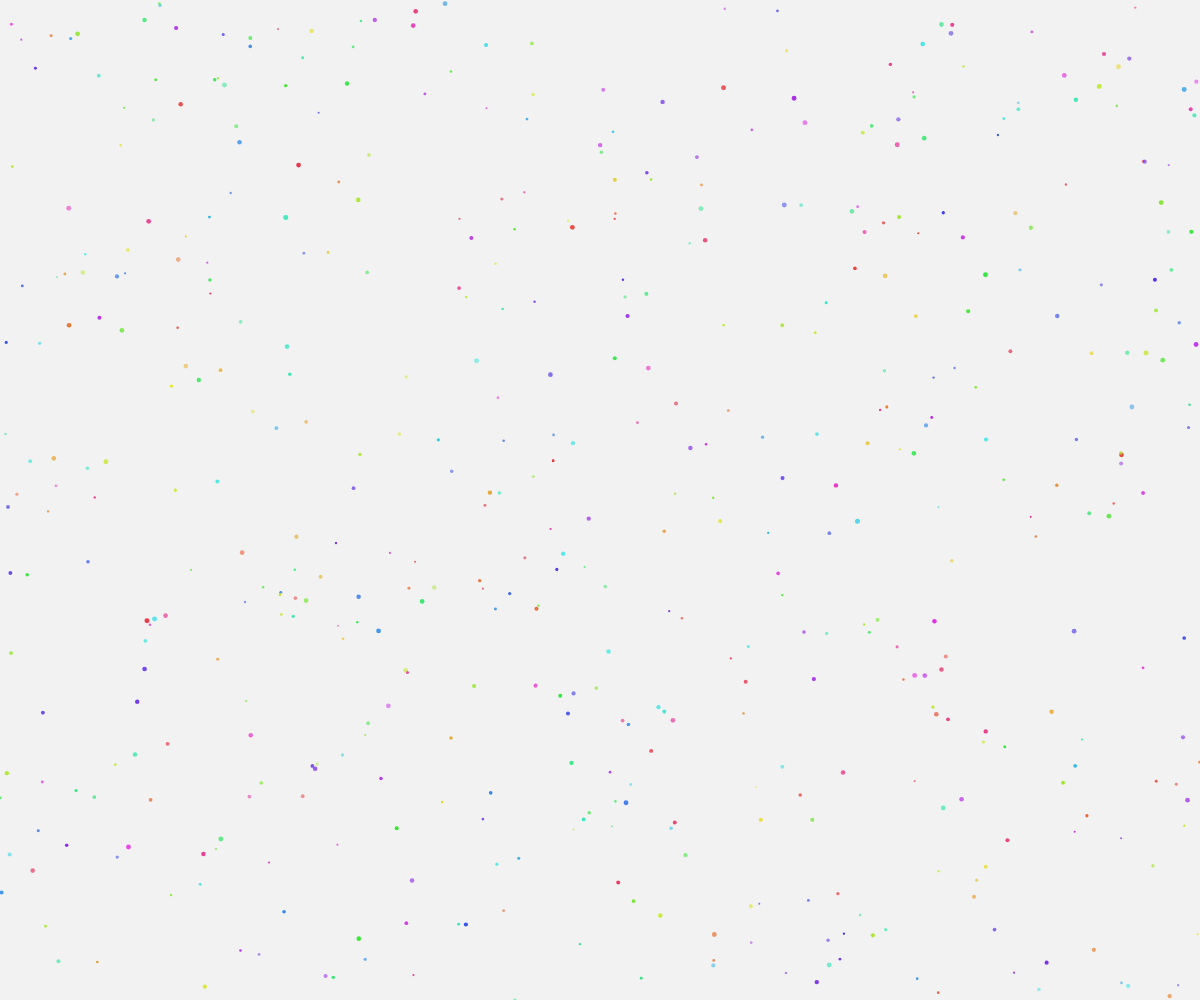
Frame 1 (no input)
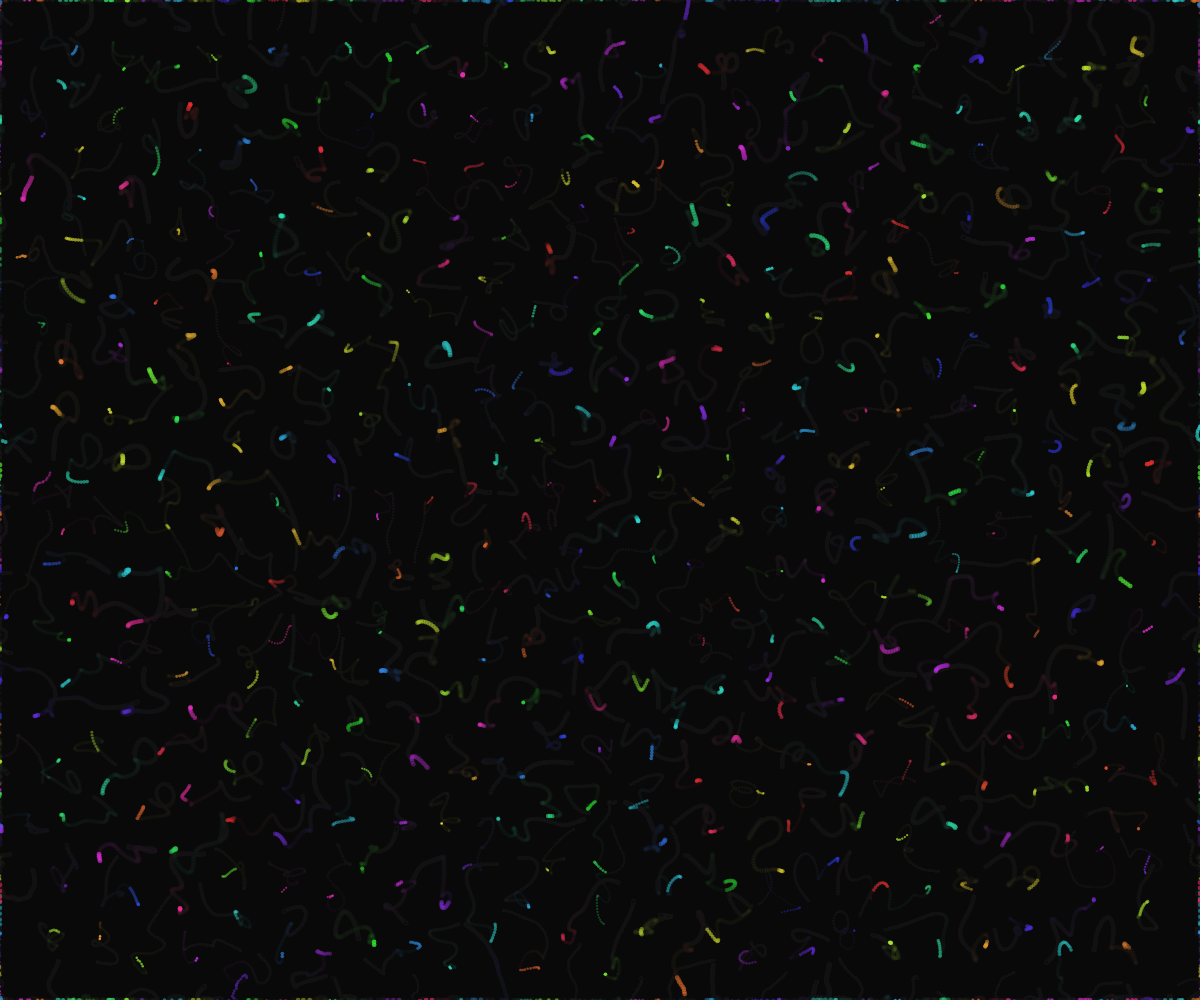
Frame 60 (no input)
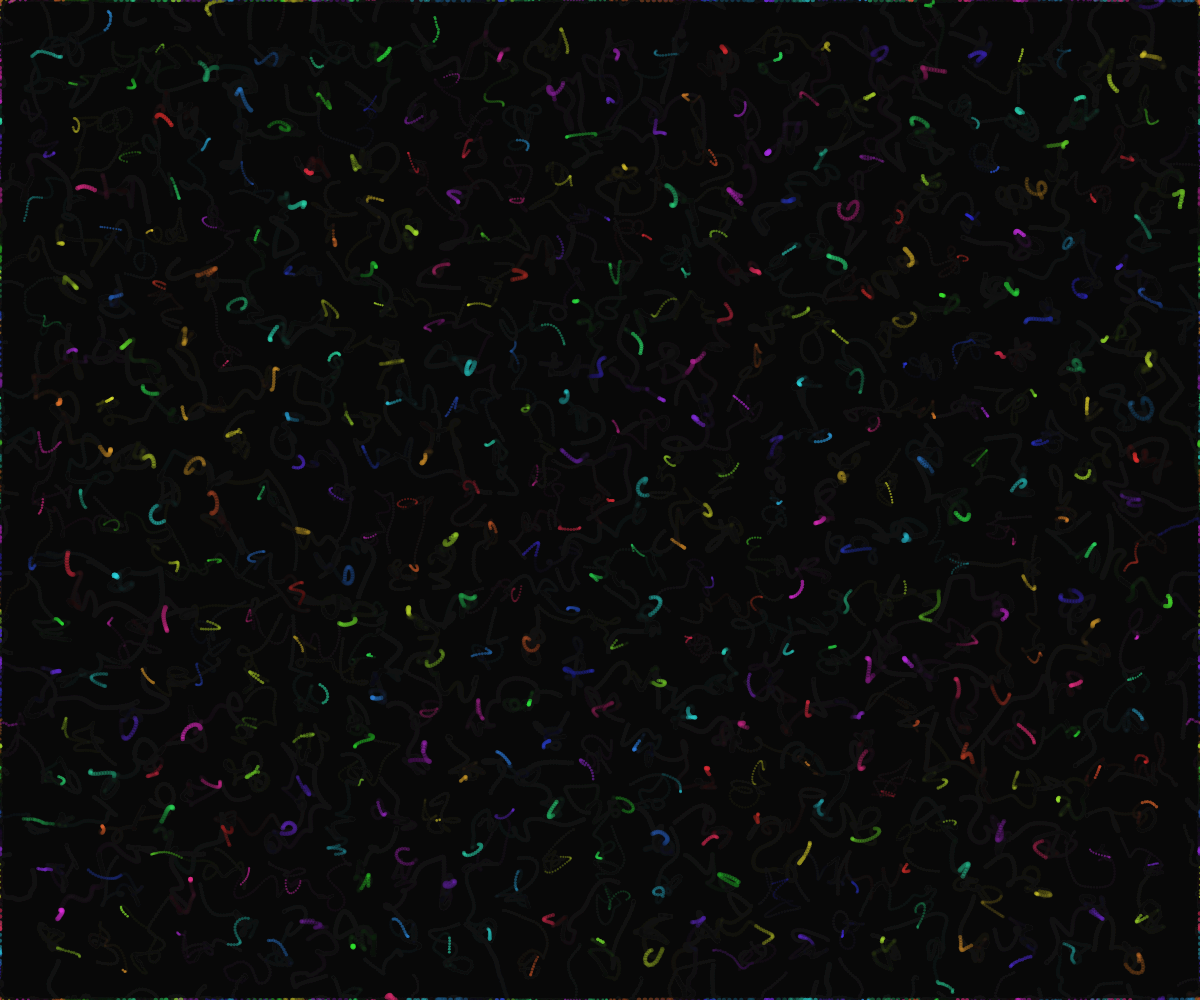
Frame 120 (the mouse pressed at the canvas centre since frame 60)

The p5.js sketch that drew these frames (run headless with seeded random() and noise() and a simulated clock; from frame 60 on, the mouse is pressed at the canvas centre):

// p5.js sketch
// ── sketch.js
let particles = [];
const numParticles = 500;
const repelRadius = 80;
const repelForce = 2;
let fadeSpeed = 0.95;

function setup() {
  createCanvas(windowWidth, windowHeight);
  colorMode(HSB, 360, 100, 100, 1);
  noStroke();

  // Initialize particles with random positions and velocities
  for (let i = 0; i < numParticles; i++) {
    particles.push({
      x: random(width),
      y: random(height),
      vx: random(-1, 1),
      vy: random(-1, 1),
      hue: random(360),
      size: random(2, 5),
      alpha: random(0.5, 1)
    });
  }
}

function draw() {
  // Semi-transparent background for trail effect
  fill(0, 0, 0, 0.05);
  rect(0, 0, width, height);

  // Update and display particles
  for (let i = 0; i < particles.length; i++) {
    let p = particles[i];

    // Apply velocity to position
    p.x += p.vx;
    p.y += p.vy;

    // Boundary checks: wrap around screen edges
    if (p.x > width) p.x = 0;
    else if (p.x < 0) p.x = width;
    if (p.y > height) p.y = 0;
    else if (p.y < 0) p.y = height;

    // Apply repulsion force from nearby particles
    for (let j = 0; j < particles.length; j++) {
      if (i === j) continue;
      let other = particles[j];
      let d = dist(p.x, p.y, other.x, other.y);
      if (d < repelRadius) {
        let force = map(d, 0, repelRadius, repelForce, 0);
        let angle = atan2(p.y - other.y, p.x - other.x);
        p.vx += cos(angle) * force;
        p.vy += sin(angle) * force;
      }
    }

    // Limit velocity to avoid excessive speed
    let speed = dist(0, 0, p.vx, p.vy);
    if (speed > 3) {
      p.vx = (p.vx / speed) * 3;
      p.vy = (p.vy / speed) * 3;
    }

    // Draw particle with fading trail
    fill(p.hue, 80, 90, p.alpha);
    ellipse(p.x, p.y, p.size);

    // Slowly decrease alpha for trail effect
    p.alpha *= fadeSpeed;
    if (p.alpha < 0.05) {
      p.alpha = random(0.5, 1); // Reset alpha occasionally
    }
  }
}

function windowResized() {
  resizeCanvas(windowWidth, windowHeight);
}
